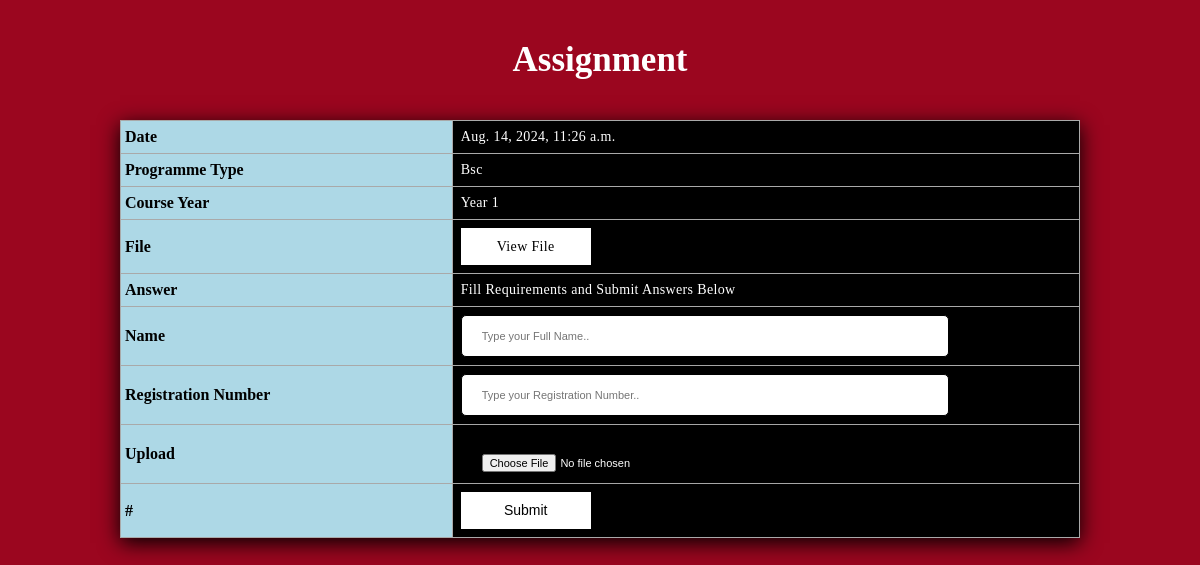
/bsc-1-assignment/task, run on the app's committed database.
### lecture/models.py (models this page shows, shortened)
class Lecturer_View(models.Model):
    user = models.ForeignKey(User, on_delete=models.CASCADE)
    programme = models.CharField(max_length=100, choices=PROGRAMME, default='Select Programme')
    year = models.CharField(max_length=100, choices=YEAR, default='Select Year')
    task = models.CharField(max_length=100, choices=TASK, default='Select Task')
    upload =  models.FileField(upload_to='docs/', blank=True,validators=[result_file])
    number_of_student = models.IntegerField(blank=True,default=000000000000)
    date = models.DateTimeField(default=timezone.now)
    slug = models.SlugField(unique=True, blank=True)

### lecture/views.py (the view)
# urls.py: path(r'<slug>/task', Task_View, name='task'),
def Task_View(request, slug):
    task = Lecturer_View.objects.get(slug=slug)
    if 'assignment' in request.POST:
    	form = AA(request.POST, files=request.FILES)
    	if form.is_valid():
    		name = form.cleaned_data['name']
    		reg_number = form.cleaned_data['reg_number']
    		ass_upload = form.cleaned_data['ass_upload']
    		form_qus = form.save(commit=False)
    		form_qus = Assignment_Answers(question=task, name=name, reg_number=reg_number, ass_upload=ass_upload)
    		form_qus.save()
    		messages.info(request,f"{name} with registration number {reg_number}, your assignment has been submitted")
    		return redirect('lecture:home')
    else:
    	form = AA()
    if 'quiz' in request.POST:
    	form_q = QuizAA(request.POST, files=request.FILES)
    	if form_q.is_valid():
    		name = form_q.cleaned_data['name']
    		reg_number = form_q.cleaned_data['reg_number']
    		quiz_upload = form_q.cleaned_data['quiz_upload']
    		form_qus = form_q.save(commit=False)
    		form_qus = Quiz_Answers(question=task, name=name, reg_number=reg_number, quiz_upload=quiz_upload)
    		form_qus.save()
    		messages.info(request,f"{name} with registration number {reg_number}, your quiz has been submitted")
    		return redirect('lecture:home')
    else:
    	form_q = QuizAA()
    return render(request, 'folder/task_detail.html', {'task': task,"form":form,"form_q":form_q})

### lecture/forms.py
class AA(forms.ModelForm):
    class Meta:
        model = Assignment_Answers
        fields = ['name', 'reg_number', 'ass_upload']

class QuizAA(forms.ModelForm):
    class Meta:
        model = Quiz_Answers
        fields = ['name', 'reg_number', 'quiz_upload']

### lecture/templates/folder/task_detail.html (shortened to what this page needs)
{% load static %}
<!DOCTYPE html>
<html>
<head>
	<link rel="stylesheet" type="text/css" href="{% static 'fontawesome/css/all.min.css' %}">
</head>
<body>
	<div class="table-container">
		{% if task.task == 'Assignment' %}
		<h1 class="heading">Assignment</h1>
		{% endif %}
		<table class="table">
			<tbody>
				<tr>
					<th>Date</th>
					<td>{{task.date}}</td>
				</tr>
				<tr>
					<th>Programme Type</th>
					<td>{{task.programme}}</td>
				</tr>
				<tr>
					<th>Course Year</th>
					<td>Year {{task.year}}</td>
				</tr>
				<tr>
					<th>File</th>
					<td><a href="{{task.upload.url}}" class="bttn">View File</a></td>
				</tr>
				{% if task.task == 'Assignment' %}
				<tr>
					<th>Answer</th>
					<td>Fill Requirements and Submit Answers Below</td>
				</tr>
				<form method = "POST" enctype="multipart/form-data">
				<tr>
					<th>Name</th>
					<td>{{form.name}}</td>
				</tr>
				<tr>
					<th>Registration Number</th>
					<td>{{form.reg_number}}</td>
				</tr>
				<tr>
					<th>Upload</th>
					<td>{{form.ass_upload}}</td>
				</tr>
				<tr>
					<th>#</th>
					<td><button type="submit" class="bttn" name="assignment" style="cursor: pointer;">Submit</button></td>
				</tr>
				</form>
				{% endif %}
			</tbody>
		</table>
	</div>
</body>
</html>

### lecture/templates/folder/task_detail.html (style rules this page uses)
* { margin: 0; padding: 0; box-sizing: border-box; outline: none; }
body { background-color: rgb(155, 6, 31); }
.table-container { padding: 0 10%; margin: 40px auto 0; }
.heading { font-size: 35px; text-align: center; color: white; margin-bottom: 40px; }
.table { width: 100%; border-collapse: collapse; box-shadow: 0 5px 20px rgba(0, 0, 0, 1.2); }
.table th { background-color: lightblue; color: black; border: 1px solid darkgray; text-align: left; padding: 4px; }
.table tbody tr td { font-size: 14px; font-weight: normal; background-color: black; letter-spacing: 0.35px; color: white; opacity: 1; padding: 8px; border: 1px solid darkgray; }
.table tbody tr td .bttn { width: 130px; text-decoration: none; line-height: 35px; display: inline-block; color: black; background-color: white; font-weight: medium; text-align: center; vertical-align: middle; user-select: none; border: 1px solid transparent; font-size: 14px; opacity: 1; }
.table input { height: 30px; width: 80%; padding: 20px; border-radius: 5px; border: 1px solid black; outline: none; box-shadow: 0 3px 6px rgba(0, 0, 0, 0.4); font-size: 11px; }

### data on the page
Lecturer_View: date "Aug. 14, 2024, 11:26 a.m.", programme "Bsc", year "1"
